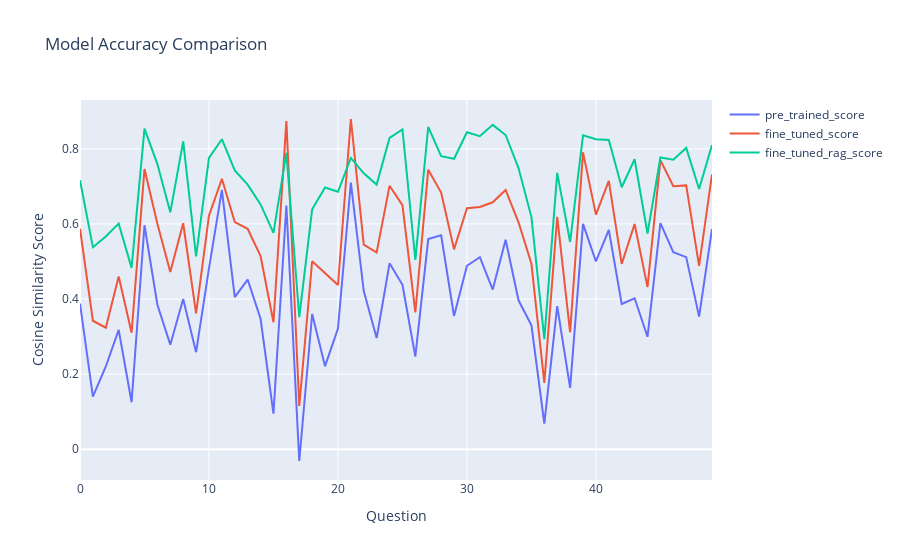

The code cell stored with this chart in its notebook:
### Code cell
x_axis = range(0, len(data['question']))

fig = go.Figure()
for col in ploting_column:
    fig.add_trace(go.Scatter(x=data[data.columns[0]], y=data[col][200:250], mode="lines", name=col))
fig.update_layout(title="Model Accuracy Comparison", xaxis_title="Question", yaxis_title="Cosine Similarity Score")
fig.show()
